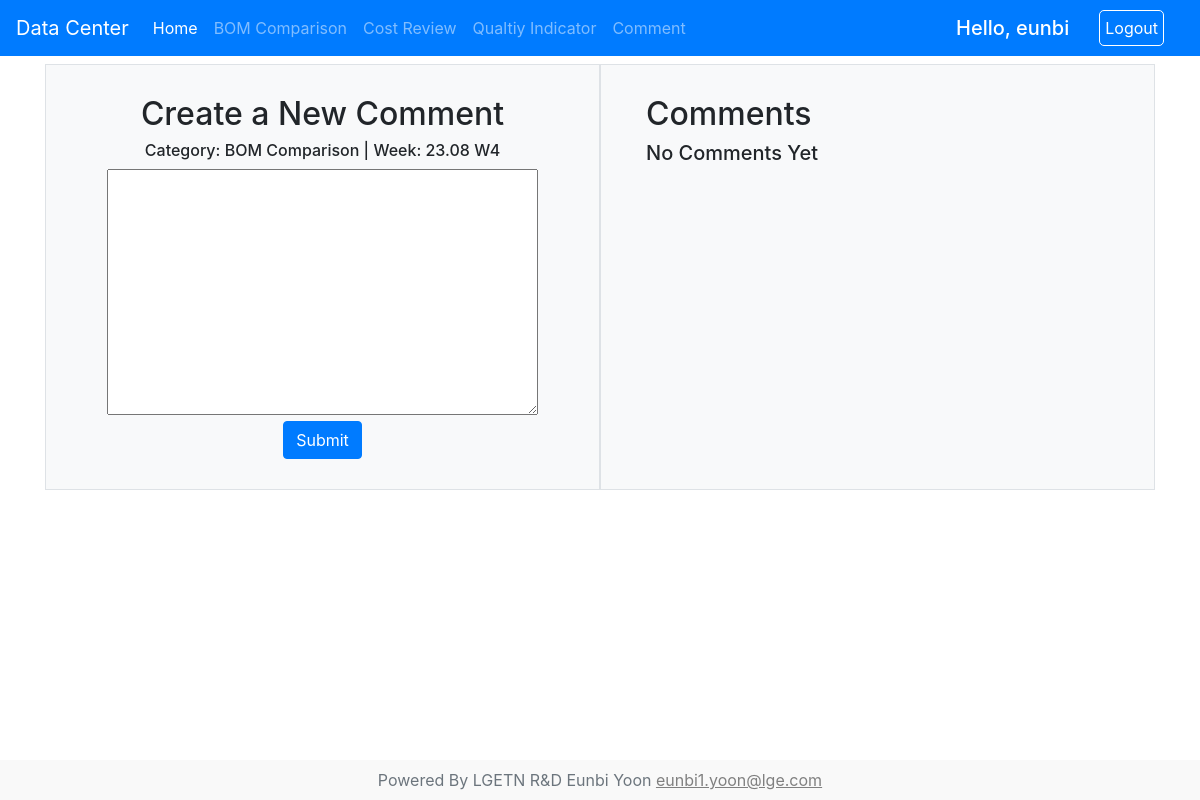
/report/comment/26/ (signed in), run on an earlier commit of the app's database.
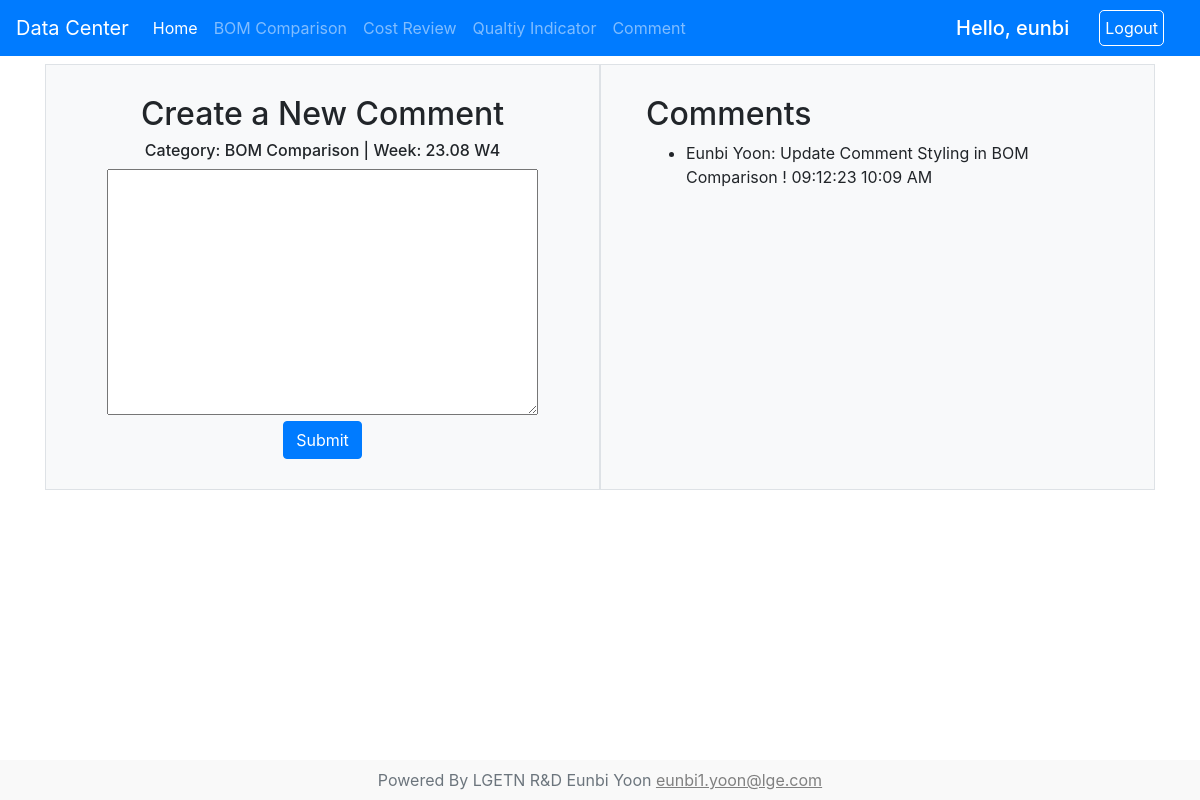
And on a later commit of the database.
### report/models.py (models this page shows)
class Comment(models.Model):
    category=models.ForeignKey(Category, on_delete=models.CASCADE)
    week=models.ForeignKey(Week, on_delete=models.CASCADE)
    author=models.ForeignKey(User, on_delete=models.CASCADE)
    date_added=models.DateTimeField(auto_now_add=True)
    comment_body = models.TextField()
    class Meta:
        verbose_name_plural='  4) Comments'

### report/views.py (the view, shortened to what this page needs)
# urls.py: path('comment/<int:pk>/', detail_comment_view, name='detail_comment_url')
@login_required
def detail_comment_view(request, pk):
    get_post = get_object_or_404(Post, pk=pk)
    form = CommentForm()
    comments = Comment.objects.filter(category=get_post.category, week=get_post.week).order_by('-date_added')
    context={
        'form': form,
        'post_detail': get_post,
        'comments':comments
    }
    return render(request, 'detail-comment.html', context)

### report/forms.py
class CommentForm(forms.ModelForm):
    class Meta:
        model = Comment
        fields = ['comment_body']

### report/models.py (called while the page is built)
    def __str__(self):
        return self.name

    def __str__(self):
        return self.name

### report/templates/detail-comment.html (shortened to what this page needs)
{% extends 'base.html' %}
{% block container %}
<div class="row gy-5" style="margin:auto;">
    <div class="col-6 bg-light border">
        <div class="text-center" style="margin:30px">
            <h2>Create a New Comment</h2>
            <h6>Category: {{ post_detail.category }} | Week: {{ post_detail.week }}</h6>
            <form method="post">
                <div style="width: 100%;">
                    {{ form.comment_body }}
                </div>
                <button class="btn btn-primary" type="submit" style="align-items:center;">Submit</button>
            </form>
        </div>
    </div>
    <div class="col-6 border bg-light">
        <div style="margin:30px">
            <h2>Comments</h2>
            {% if comments %}
                <ul>
                {% for comment in comments %}
                    <li>{{ comment.author.first_name }} {{ comment.author.last_name }}: {{ comment.comment_body }} {{ comment.date_added|date:'m:d:y h:m A' }}</li>
                {% endfor %}
                </ul>
            {% else %}
                <h5>No Comments Yet</h5>
            {% endif %}
        </div>
    </div>
</div>
{% endblock %}

What changed in the data, as far as the page shows it:
added Comment: author.first_name "Eunbi", author.last_name "Yoon", comment_body "Update Comment Styling in BOM Comparison !", date_added "09:12:23 10:09 AM"
Also different on the page:
text no longer shown: "No Comments Yet"
